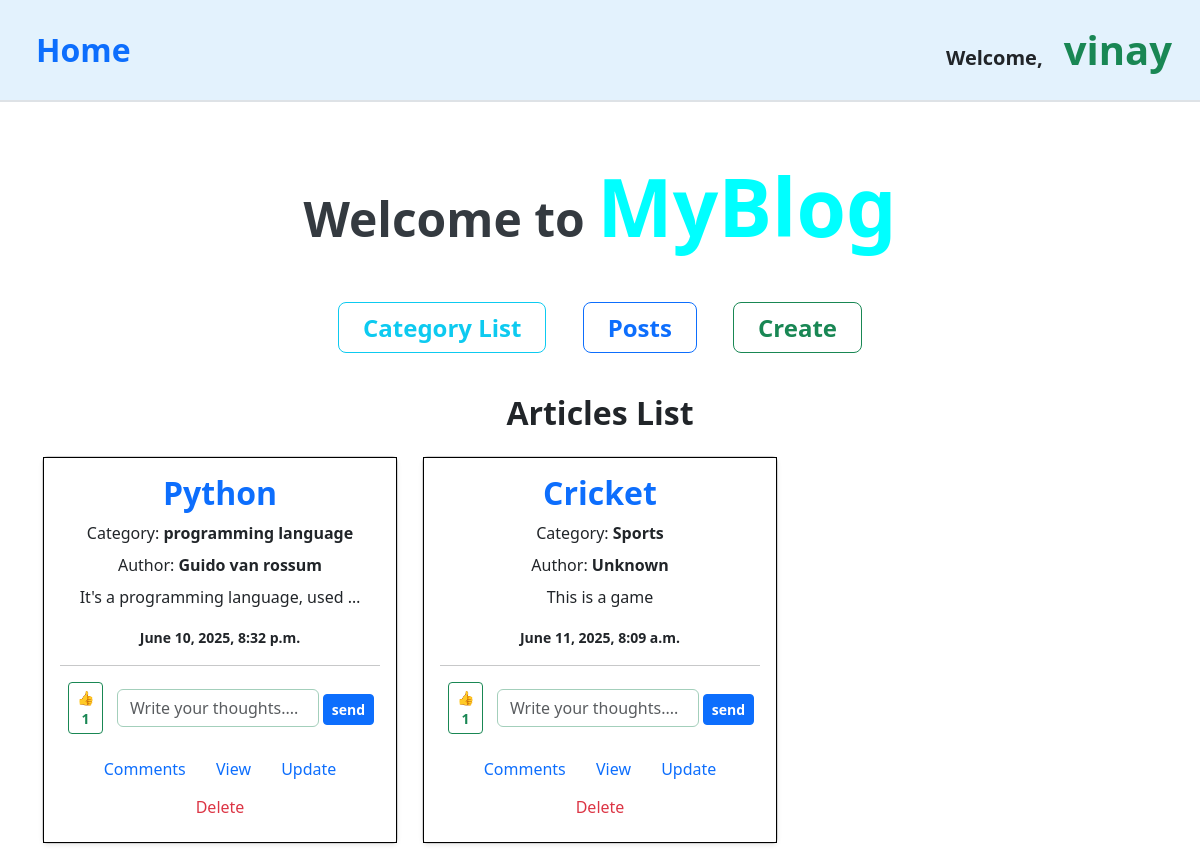
/articles/articles_list/ (signed in), run on the app's committed database.
### articles/models.py (models this page shows, shortened)
class Article(models.Model):
    title=models.CharField(max_length=50)
    content=models.TextField()
    author=models.ForeignKey(Author,on_delete=models.CASCADE)
    category=models.ForeignKey(Category,on_delete=models.SET_NULL,null=True)
    created_at=models.DateTimeField(auto_now_add=True)

class Category(models.Model):
    Category_name=models.CharField(max_length=50,unique=True)
    def __str__(self):
        return self.Category_name

class Author(models.Model):
    author_name=models.CharField(max_length=20)
    country=models.CharField(max_length=15)
    def __str__(self):
        return self.author_name

### likes_comments/models.py (models this page shows, shortened)
class Like(models.Model):
    post=models.OneToOneField(Article,on_delete=models.CASCADE)
    count=models.PositiveIntegerField(default=0)

### articles/views.py (the view)
# urls.py: path("articles_list/",article_list_views,name='article_list_views'),
def article_list_views(request):
    if request.user.is_authenticated:
        articles=Article.objects.all()
        return render(request,'article_list.html',{'articles':articles})
    else:
        messages.error(request,"You must be Signup or Logged-in to view Posts.")
        return redirect('signup')

### templates/article_list.html (shortened to what this page needs)
{% extends 'home.html' %}
{% load static %}
    {% block content %}
    <h1 class="text-center fw-bold mb-4 fs-2">Articles List</h1>
    {% if articles %}
        <div class="row mt-4 ">
            {% for val in articles %}
            <div class="col-md-4 colsm-6 col-12 mb-4 article">
                <div class="card shadow-sm h-100">
                    <div class="card-body text-center border border-black">
                        <h3 class="card-title text-primary fw-bold fs-2">{{val.title}}</h3>
                        <p class="text-dark m-2">Category: <strong>{{val.category}}</strong></p>
                        <p class="text-dark m-2">Author: <strong>{{val.author}}</strong></p>
                        <p class="cardtext">{{val.content | truncatewords:5}}</p>
                        <small class="mb-2 fw-bold">{{val.created_at}}</small>
                        <hr class="">
                        <div class="d-flex justify-content-center align-items-center">
                            <form method="POST" action="{% url 'like_article_view' val.id %}" class="d-inline">
                                <button type="submit" class="btn btn-outline-success btn-sm mx-2">
                                    <b>👍{{ val.like.count }}</b>
                                </button>
                            </form>
                            <form method="POST" action="{% url 'add_comment_view' val.id %}">
                                <input type="text" name="comment" placeholder="Write your thoughts...." class="form-control d-inline w-75 border border-success-subtle ">
                                <button type="submit" class="btn btn-primary btn-sm fw-bold">
                                    send
                                </button>
                            </form>
                        </div>
                        <div class="mt-3">
                            <a href="{% url 'view_comments' val.id %}" class="btn btn-link text-decoration-none fw-medium">Comments</a>
                            <a href="{% url 'article_details_view' val.id %}" class="btn btn-link text-decoration-none fw-medium">View</a>
                            <a href="{% url 'article_update_view' val.id %}" class="btn btn-link text-decoration-none fw-medium">Update</a>
                            <a href="{% url 'article_delete_view' val.id %}" class="btn btn-link text-decoration-none text-danger fw-medium">Delete</a>
                        </div>
                    </div>
                </div>
            </div>
        {% endfor %}
    </div>
    {% else %}
    <div class="nothing container w-50 fw-bold fs-1">
        <p>No articles</p>
    </div>
    {% endif %}
    {% endblock content %}

### templates/home.html (shortened to what this page needs)
{% load static %}
<!DOCTYPE html>
<html lang="en">
<head>
    <link rel="stylesheet" href="{% static 'css/Myblog.css' %}">
    <link href="https://cdn.jsdelivr.net/npm/bootstrap@5.3.5/dist/css/bootstrap.min.css" rel="stylesheet">
</head>
<body>
    <div class="navbar-custom container-fluid  d-flex justify-content-between align-items-center">
        <div>
            <a href="{% url 'home' %}" class="fw-bold text-decoration-none fs-2 ms-4" aria-label="Go to Home">Home</a>
        </div>
        <div>
            {% if user.is_authenticated %}
                <span class="welcome-text fw-bold fs-5">
                    Welcome,
                    <a href="{% url 'view_profile' %}" class="fw-bold text-success text-decoration-none fs-1 m-3">
                        {{ user.username }}
                    </a>
                </span>
            {% else %}
                <a href="{% url 'login' %}" class="fw-bold text-decoration-none me-3 fs-5">Login</a>
                <a href="{% url 'signup' %}" class="fw-bold text-decoration-none fs-5">Sign Up</a>
            {% endif %}
        </div>
    </div>
    <h1 class="floating text-center my-4 hero-heading fw-bold">Welcome to <span class="myblog"> MyBlog</span></h1>
    <div class="text-center nav-links mb-5">
        <a href="{% url 'category_list_view' %}" class="text-decoration-none text-info border border-info fw-bold">Category List</a>
        <a href="{% url 'article_list_views' %}" class="text-decoration-none text-primary border border-primary fw-bold">Posts</a>
        <a href="{% url 'article_create_view' %}" class="text-decoration-none text-success border border-success fw-bold">Create</a>
    </div>
    <div class="container">
        {% block content %}
        {% endblock content %}
    </div>
</body>
</html>

### static/css/Myblog.css (style rules this page uses)
.navbar-custom ,footer { background-color: #e3f2fd; padding: 20px 20px; border-bottom: 2px solid #dee2e6; }
.navbar-custom a { color: #0d6efd; transition: color 0.3s ease; }
.hero-heading { font-size: 3rem; color: #343a40; }
.nav-links a { font-size: 1.5rem; padding: 0.5rem 1.5rem; margin: 0 1rem; border-radius: 8px; transition: background-color 0.3s, color 0.3s; }
.floating { padding: 2rem; animation: float 2s ease-in-out infinite; }
.myblog { font-weight: bold; font-size: 5rem; color: cyan; animation: gradient_colors 10s linear infinite; }

### data on the page
Article: title "Python", category "programming language", author "Guido van rossum", content "It's a programming language, used …", created_at "June 10, 2025, 8:32 p.m.", like.count "1"
Article: title "Cricket", category "Sports", author "Unknown", content "This is a game", created_at "June 11, 2025, 8:09 a.m.", like.count "1"

### other printed values
{{ user.username }} "vinay"
